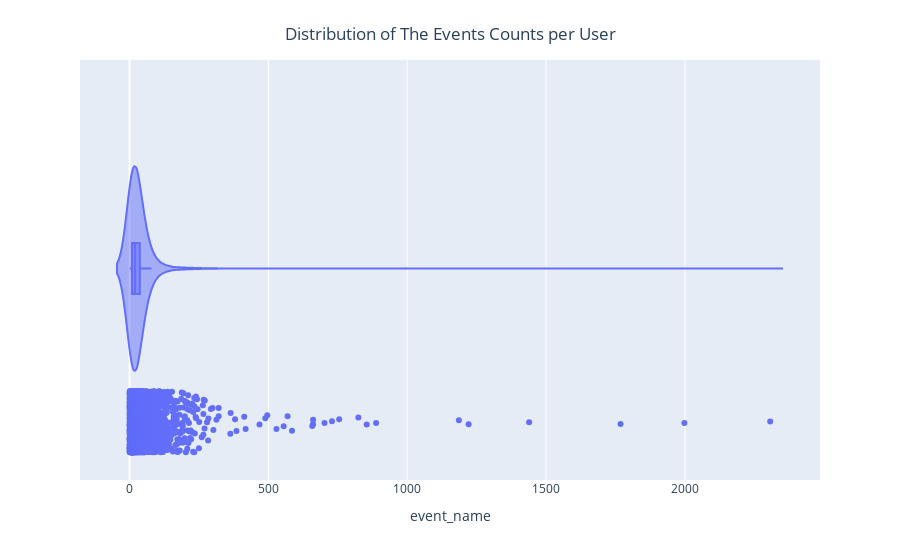

The cell this chart's notebook holds for it:
### Code cell
fig = px.violin(users_events, x="event_name", box=True, points='all',
                )
fig.update_layout(
                  title={'text': "Distribution of The Events Counts per User",'y':0.95,'x':0.5,
                         'xanchor': 'center','yanchor': 'top'}
                 )
fig.show()

### Figure 1 — Plotly figure (JSON) as saved in the notebook; plotly's stock layout.template omitted (floating-point values rounded to 4 significant figures; data arrays with more than 128 entries replaced by an {"elided": "..."} marker saying what was removed)
{"data": [{"alignmentgroup": "True", "box": {"visible": true}, "hovertemplate": "event_name=%{x}<extra></extra>", "legendgroup": "", "marker": {"color": "#636efa"}, "name": "", "offsetgroup": "", "orientation": "h", "points": "all", "scalegroup": "True", "showlegend": false, "type": "violin", "x": {"elided": "7551 int values"}, "x0": " ", "xaxis": "x", "y0": " ", "yaxis": "y"}], "layout": {"legend": {"tracegroupgap": 0}, "margin": {"t": 60}, "title": {"text": "Distribution of The Events Counts per User", "x": 0.5, "xanchor": "center", "y": 0.95, "yanchor": "top"}, "violinmode": "group", "xaxis": {"anchor": "y", "domain": [0, 1], "title": {"text": "event_name"}}, "yaxis": {"anchor": "x", "domain": [0, 1]}}}
